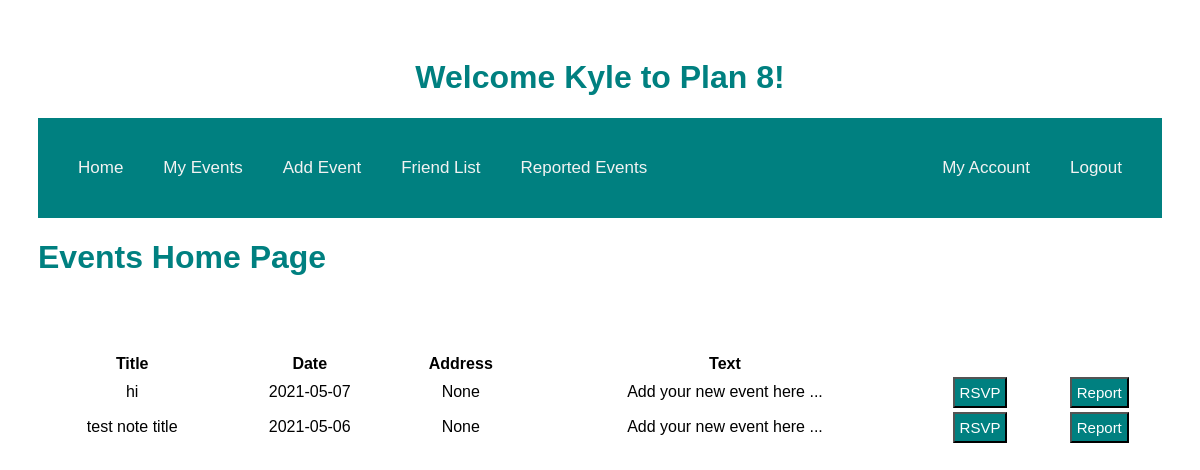
The page /home (signed in) on the database as committed earlier.
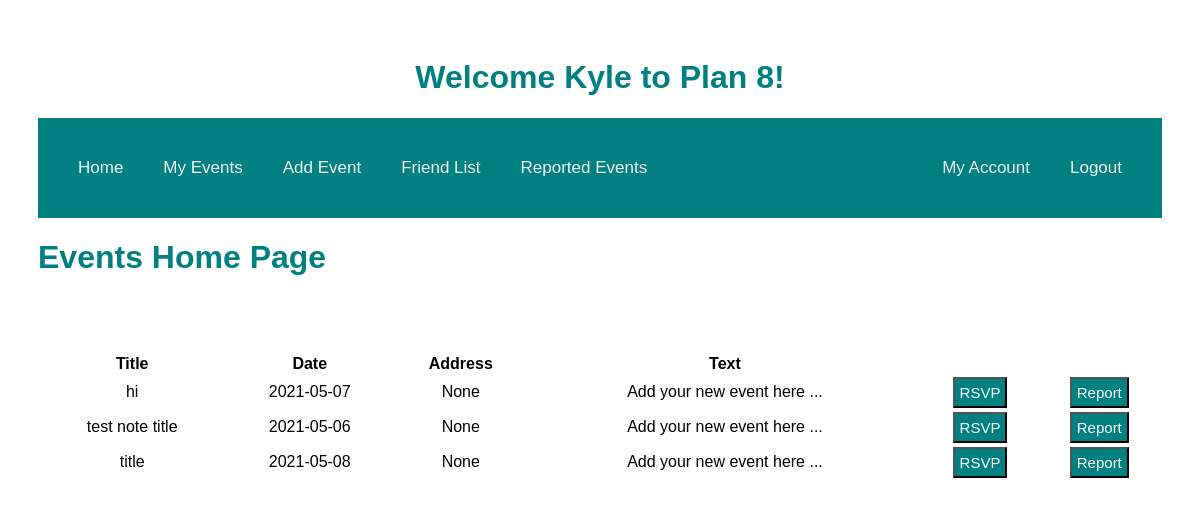
The same page on the database as committed later.
### models.py (models this page shows, shortened)
class Event(db.Model):
    id = db.Column("id", db.Integer, primary_key=True)
    title = db.Column("title", db.String(200))
    text = db.Column("text", db.String(100))
    date = db.Column("date", db.String(50))
    address = db.Column("address", db.String(50))
    user_id = db.Column(db.Integer, db.ForeignKey("user.id"), nullable=False)
    comments = db.relationship("Comment", backref="event", cascade="all, delete-orphan", lazy=True)

### main.py (the view, shortened to what this page needs)
@app.route('/')
@app.route('/home')
def home():
    if session.get('user'):
        events = db.session.query(Event).all()
        my_events = db.session.query(Event).filter_by(user_id=session['user_id']).all()
        event_rsvps = db.session.query(RSVP).filter_by(user_id=session['user_id']).all()
        return render_template('home.html', index=events, notes=my_events, user=session['user'], rsvps=event_rsvps)
    else:
           return redirect(url_for('login'))

### templates/home.html (shortened to what this page needs)
<!DOCTYPE html>
<html lang="en">
    <head>
        <link rel="stylesheet" href="{{ url_for('static', filename='main.css') }}">
    </head>
   <body>
    <h1 class="middle">Welcome {{user}} to Plan 8!</h1>
        <div class="topnav">
        <nav>
            {% if user %}
                <a href="{{ url_for('home')}}" class="left"> Home   </a>
            <a href="{{url_for('get_events')}}" class="left">   My Events   </a>
            <a href="{{url_for('new_event')}}" class="left">   Add Event  </a>
            <a href="{{url_for('get_friends')}}" class="left"> Friend List </a>
            <a href="{{url_for('get_reports')}}" class="left"> Reported Events </a>
                <a href="{{ url_for('logout')}}" class="right">Logout</a>
                <a href="{{url_for('get_account')}}" class="right"> My Account</a>
            {% else %}
                    <a href="{{ url_for('login')}}" class="right">SIGN-IN</a>
                    <a href="{{ url_for('register')}}" class="right">REGISTER</a>
            {% endif %}
        </nav>
        </div>
        <div class="body">
            <h1>Events Home Page</h1>
            <br><br><br>
            <table class="tablehome">
                <tr>
                    <th>Title</th>
                <th>Date</th>
                <th>Address</th>
                <th>Text</th>
                </tr>
                {% for event in index %}
                <tr>
                    <td>{{ event.title }}</td>
                    <td>{{ event.date }}</td>
                    <td>{{ event.address }}</td>
                    <td>{{ event.text }}</td>
                <td>
                    <form action = "{{ url_for('new_rsvp', event_id= event.id) }}" method="post">
                        <input type="submit" value="RSVP">
                    </form>
                <td>
                    <form method="POST" action = "{{ url_for('new_report', event_id= event.id) }}" class="Reportbutton">
                        <input type="submit" value="Report">
                    </form>
                </td>
                </tr>
                {% endfor %}
            </table>
        </div>
    </body>
</html>

Rows that differ between the two databases and show on the page:
added Event: title "title", date "2021-05-08", address "None", text "Add your new event here ..."
